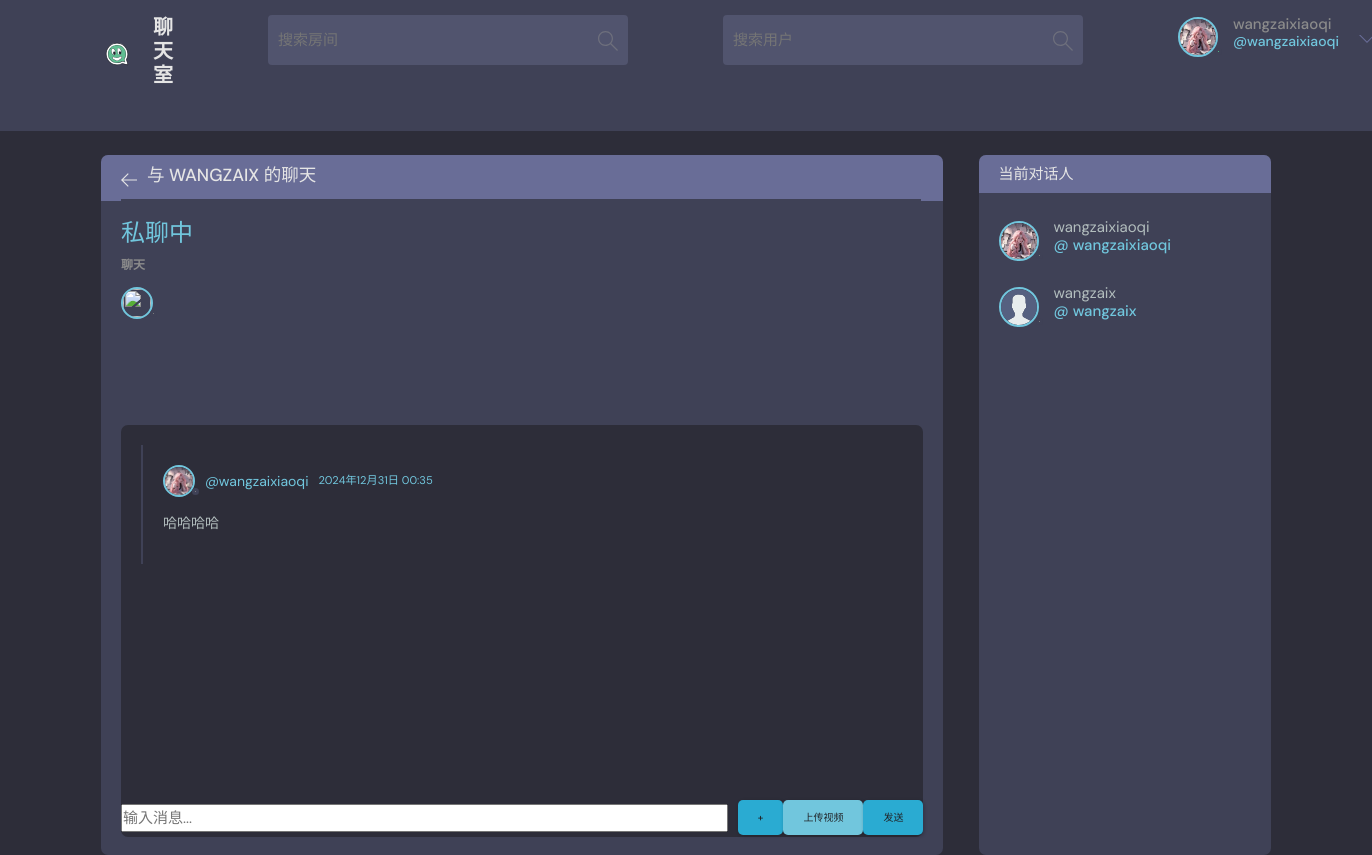
Page /dm/room/1/ (signed in) on the earlier database version.
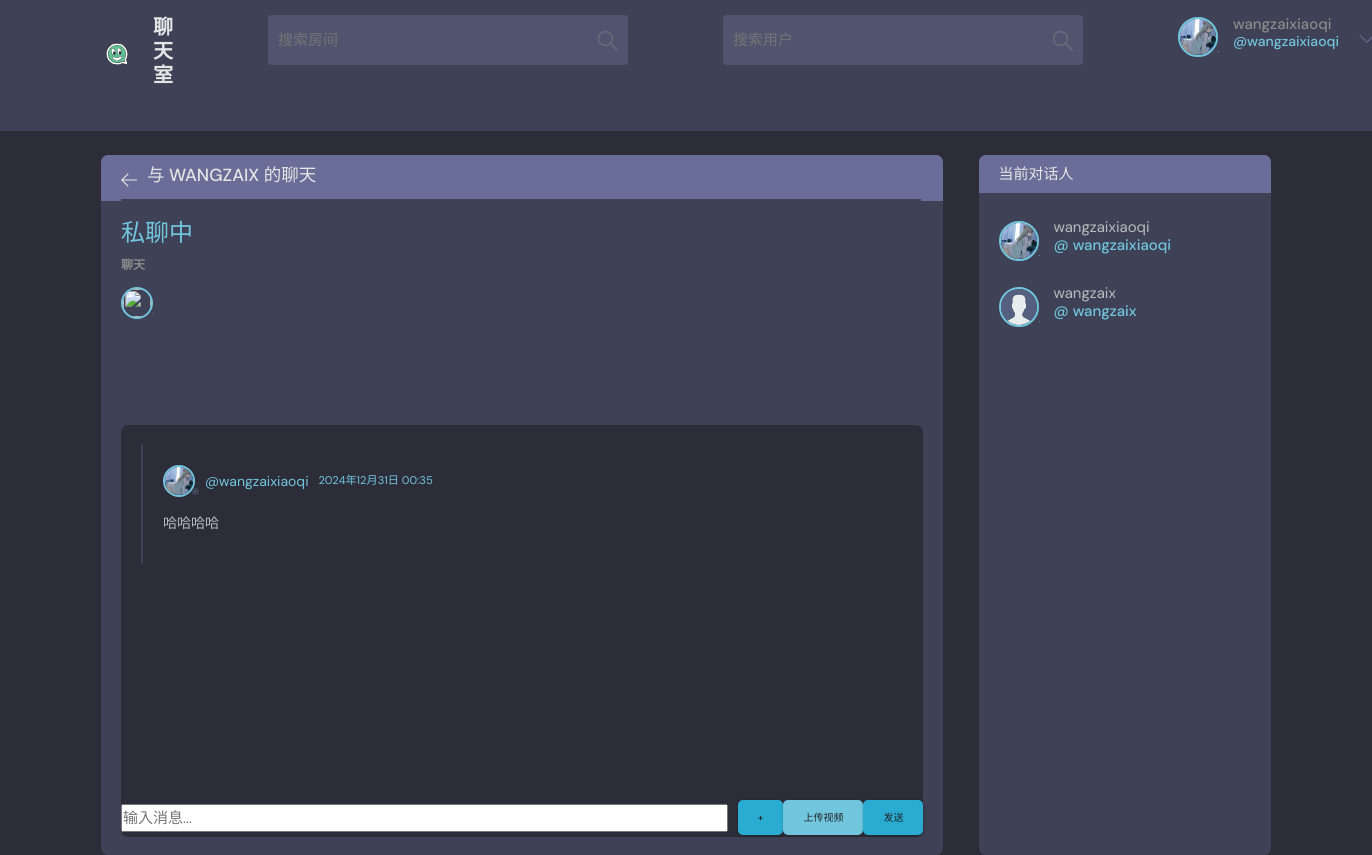
Same page on the later database version.
### base/models.py (models this page shows, shortened)
class User(AbstractUser):
    name = models.CharField(max_length=200, null=True, verbose_name='姓名')
    email = models.EmailField(unique=True, null=True, verbose_name='邮箱')  # 确保邮箱唯一
    bio = models.TextField(null=True, verbose_name='个人简介')
    favorites_rooms = models.ManyToManyField('Room', related_name='favorited_by', blank=True,
                                             verbose_name='收藏的房间')  # 用户收藏的房间
    avatar = models.ImageField(null=True, default='avatar.svg', verbose_name='头像')  # 默认头像
    score = models.IntegerField(default=0, verbose_name='积分')  # 用户积分
    created = models.DateTimeField(auto_now_add=True, verbose_name='创建时间')  # 创建时间
    updated = models.DateTimeField(auto_now=True, verbose_name='更新时间')  # 更新时间
    USERNAME_FIELD = 'email'  # 设置用户名字段为邮箱
    REQUIRED_FIELDS = []  # 创建用户时不需要额外字段
    is_muted = models.BooleanField(default=False, verbose_name='是否静音')
    mute_reason = models.CharField(max_length=255, blank=True, null=True, verbose_name='静音原因')
    mute_until = models.DateTimeField(blank=True, null=True, verbose_name='静音至')
    class Meta:
        verbose_name = '用户'
        verbose_name_plural = '用户列表'

class DirectMessage(models.Model):
    room = models.ForeignKey(DirectMessageRoom, related_name='messages', on_delete=models.CASCADE)
    sender = models.ForeignKey(User, on_delete=models.CASCADE)
    content = models.TextField(blank=True)  # 允许为空
    image = models.ImageField(upload_to='direct_messages/', blank=True, null=True)  # 新增图片字段
    created_at = models.DateTimeField(auto_now_add=True)
    def __str__(self):
        return f"{self.sender.username}: {self.content}"

class DirectMessageRoom(models.Model):
    user1 = models.ForeignKey(User, related_name='dm_room_user1', on_delete=models.CASCADE)
    user2 = models.ForeignKey(User, related_name='dm_room_user2', on_delete=models.CASCADE)
    created_at = models.DateTimeField(auto_now_add=True)

### base/views.py (the view)
# urls.py: path('dm/room/<int:room_id>/', views.dm_room, name='dm_room'),
@login_required(login_url='/login')
def dm_room(request, room_id):
    room = get_object_or_404(DirectMessageRoom, id=room_id)
    messages = room.messages.all()
    user1 = room.user1
    user2 = room.user2
    if request.method == 'POST':
        content = request.POST.get('content')
        image = request.FILES.get('image')  # 获取上传的图片
        if content or image:  # 只在内容或图片不为空时创建消息
            DirectMessage.objects.create(room=room, sender=request.user, content=content, image=image)
            return redirect('dm_room', room_id=room.id)
    return render(request, 'base/dm_room.html', {'room': room, 'messages': messages})

### base/templates/base/dm_room.html (shortened to what the changed rows need)
{% extends 'main.html' %}
{% block content %}
    <main class="profile-page layout layout--2">
        <div class="container">
            <div class="room">
                <div class="room__top">
                    <div class="room__topLeft">
                        <a href="{% url 'home' %}">
                            <svg version="1.1" xmlns="http://www.w3.org/2000/svg" width="32" height="32"
                                 viewBox="0 0 32 32">
                                <title>arrow-left</title>
                                <path d="M13.723 2.286l-13.723 13.714 13.719 13.714 1.616-1.611-10.96-10.96h27.625v-2.286h-27.625l10.965-10.965-1.616-1.607z"></path>
                            </svg>
                        </a>
                        <h3>与
                            {% if room.user2 == request.user %}
                                {{ room.user1.username }} 的聊天
                            {% else %}
                                {{ room.user2.username }} 的聊天
                            {% endif %}
                        </h3>
                    </div>
                </div>
                <div class="room__box scroll">
                    <div class="room__conversation" id="conversation">
                        <div class="threads scroll" id="threads">
                            {% for message in room.messages.all %}
                                <div class="thread">
                                    <div class="thread__top">
                                        <div class="thread__author">
                                            <div class="room__hosted">
                                                <a class="room__author">
                                                    <div class="avatar avatar--small">
                                                        <img src="{{ message.sender.avatar.url }}"
                                                             alt="{{ message.sender.username }} 的头像"
                                                             class="avatar--small"/>
                                                    </div>
                                                    <span>@{{ message.sender.username }}</span>
                                                    <small>{{ message.created_at }}</small>
                                                </a>
                                            </div>
                                        </div>
                                    </div>
                                    <div class="thread__details">
                                        <p>{{ message.content }}</p>
                                    </div>
                                </div>
                            {% endfor %}
                        </div>
                    </div>
                </div>
            </div>
            <div class="participants">
                <div class="participants__list scroll">
                    <a href="{% url 'user-profile' room.user1.id %}" class="participant">
                        <div class="avatar avatar--medium">
                            <img src="{{ room.user1.avatar.url }}" alt="{{ room.user1.username }} 的头像"/>
                        </div>
                        <p>
                            {{ room.user1.username }}
                            <span>@ {{ room.user1.username }}</span>
                        </p>
                    </a>
                    <a href="{% url 'user-profile' room.user2.id %}" class="participant">
                        <div class="avatar avatar--medium">
                            <img src="{{ room.user2.avatar.url }}" alt="{{ room.user2.username }} 的头像"/>
                        </div>
                        <p>
                            {{ room.user2.username }}
                            <span>@ {{ room.user2.username }}</span>
                        </p>
                    </a>
                </div>
            </div>
        </div>
    </main>
{% endblock %}

### templates/navbar.html (shortened to what this page needs)
{% load static %}
<header class="header header--loggedIn">
    <div class="container">
        <a href="{% url 'home' %}" class="header__logo">
            <img src="{% static 'images/logo.svg' %}" alt="Logo"/>
            <h1>聊天室</h1>
        </a>
        <form class="header__search" method="GET" action="{% url 'home' %}">
            <label>
                <input name="q" placeholder="搜索房间"/>
                <button type="submit" style="  opacity: 0.5; background-color: #51546E;   border: none;">
                </button>
            </label>
        </form>
        <form class="header__search" method="GET" action="{% url 'search-user' %}">
            <label>
                <input name="user" id="userSearch" placeholder="搜索用户"/>
                <button type="submit" id="searchUserButton"
                        style="  opacity: 0.5; background-color: #51546E;   border: none;">
                </button>
            </label>
        </form>
        <nav class="header__menu">
            {% if request.user.is_authenticated %}
            <div class="header__user">
                <a href="{% url 'user-profile' request.user.id %}">
                    <div class="avatar avatar--medium active">
                        <img src="{{ request.user.avatar.url }}" alt="{{ request.user.username }} 的头像"/>
                    </div>
                    <p>{{ request.user.username }}<span>@{{ request.user.username }}</span></p>
                </a>
                <button class="dropdown-button" onclick="toggleDropdown()">
                    <svg xmlns="http://www.w3.org/2000/svg" width="32" height="32" viewBox="0 0 32 32">
                        <path d="M16 21l-13-13h-3l16 16 16-16h-3l-13 13z"></path>
                    </svg>
                </button>
            </div>
            {% endif %}
        </nav>
    </div>
    <div id="announcements">
    </div>
</header>

Differences in the rows shown:
changed User "wangzaixiaoqi": user.avatar: a different picture
changed through a linked row, DirectMessageRoom "WANGZAIX": user1.avatar: a different picture
changed through a linked row, DirectMessage "哈哈哈哈": sender.avatar: a different picture
